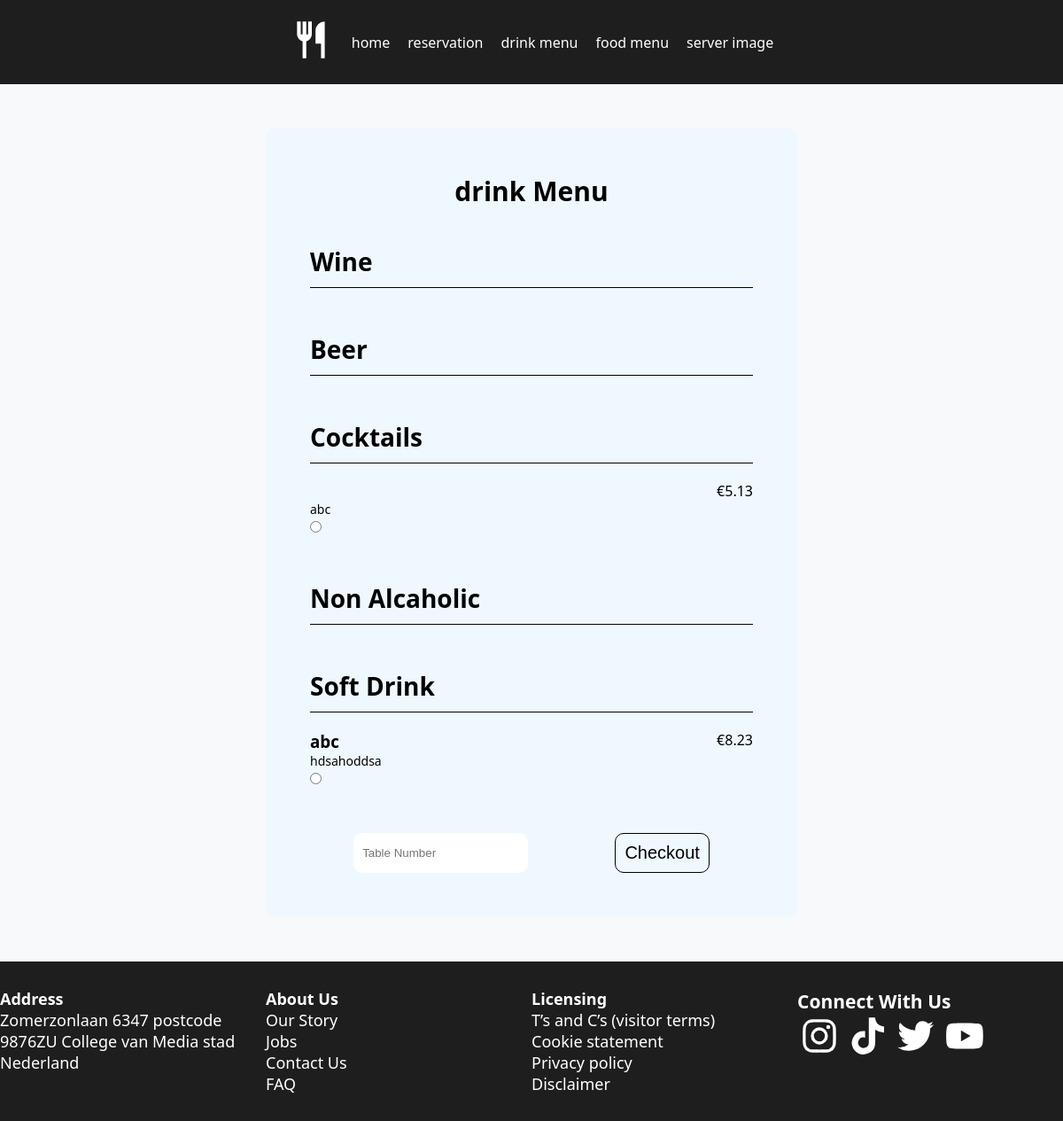
/drinkMenu.php, run on the app's committed database.
### tables this page shows
CREATE TABLE `drinks` (
  `id` int(11) NOT NULL,
  `hot` tinyint(1) NOT NULL,
  `alcohol` tinyint(1) NOT NULL,
  `name` varchar(255) NOT NULL,
  `price` decimal(10,2) NOT NULL,
  `ingrediants` varchar(255) NOT NULL,
  `imagelink` varchar(255) DEFAULT NULL,
  `drinktype_id` int(10) UNSIGNED NOT NULL
);

CREATE TABLE `websiteText` (
  `id` int(11) NOT NULL,
  `pageName` varchar(100) NOT NULL,
  `heroText` varchar(500) NOT NULL,
  `textName` varchar(500) NOT NULL,
  `address` varchar(255) NOT NULL
);

### public/server/functions.php (called while the page is built, shortened)
<?php
function executeQueryWithAutoParams($conn, $injectableSql)
{
    preg_match_all('/\$(\w+)/', $injectableSql, $VariableNames);
    $variableNames = $VariableNames[1];
    $sql = preg_replace('/\$\w+/', "?", $injectableSql);
    $variableValues = [];
    foreach ($variableNames as $varname) {
        $variableValues[] = $GLOBALS[$varname];
    }
    $stmt = $conn->prepare($sql);
    $types = str_repeat("s", count($variableValues));
    $stmt->bind_param($types, ...$variableValues);
    $stmt->execute();
    if (preg_match('/^\s*SELECT/i', $injectableSql)) {
        $result = $stmt->get_result()->fetch_all(MYSQLI_ASSOC);
        return $result;
    }
    $affectedRows = $stmt->affected_rows;
    return $affectedRows > 0;
}

### public/drinkMenu.php (the view, shortened to what this page needs)
<?php
require_once('server/functions.php');
$conn = database_connect();
?>
<!DOCTYPE html>
<html lang="en">
<head>
    <link rel="stylesheet" href="css/global.css">
    <link rel="stylesheet" href="css/header.css">
    <link rel="stylesheet" href="css/footer.css">
</head>
<body>
    <?php include_once('components/header.php') ?>
    <main style="display:flex; flex-direction:column; padding:5rem 0; align-items:center; background-color:#f8f9fa"">
        <section style="display: flex; justify-content:center; flex-direction:column; align-items:center; gap:2rem; width:60rem; background-color:aliceblue; padding:5rem; border-radius:1rem;">
            <h1 style="align-self: center; font-size:3rem;">drink Menu</h1>
            <form action="" method="POST" style="width: 100%;">
                <ol>
                    <?php
                    $drink_types = $conn->query('SELECT * FROM drinktype')->fetch_all();
                    ?>
                    <?php foreach ($drink_types as [$id, $name]): ?>
                        <li style="margin-bottom: 5rem; margin-top:2rem; width:100%;">
                            <h2 style="margin-bottom: 1rem; font-size:2.8rem;"><?php echo $name ?></h2>
                            <hr style="height:0.1rem; background-color:black; margin-bottom:2rem;">
                            <ul>
                                <?php
                                $sql = 'SELECT * FROM drinks WHERE drinktype_id = $id';
                                $result = executeQueryWithAutoParams($conn, $sql);
                                ?>
                                <?php foreach ($result as $drink): ?>
                                    <li>
                                        <div style="display: flex; justify-content:space-between;">
                                            <h3 style="font-weight:600;"><?php echo $drink['name'] ?></h3>
                                            <span>€<?php echo $drink['price'] ?></span>
                                        </div>
                                        <div style="display:flex; justify-content:space-between">
                                            <p style="max-width: 90%; font-size:1.4rem;"><?php echo $drink['ingrediants'] ?></p>
                                        </div>
                                        <input type="radio" name="drinkId" value="<?php echo $drink['id'] ?>" />
                                    </li>
                                <?php endforeach; ?>
                            </ul>
                        </li>
                    <?php endforeach; ?>
                </ol>
                <div style="display: flex; justify-content:space-around; width:100%;">
                    <input name="tableNumber" style="border-radius: 1rem; padding:1rem" type="number" placeholder="Table Number" required>
                    <button type="submit" style="font-size: 2rem; background-color:inherit; cursor:pointer; border:0.1rem solid black; border-radius:1rem; padding:1rem;">Checkout</button>
                </div>
            </form>
        </section>
    </main>
    <?php require_once("components/footer.php") ?>
</body>
</html>

### public/components/footer.php (shortened to what this page needs)
<?php
$conn = database_connect();
$websiteInfo = $conn->query('SELECT * FROM websiteText')->fetch_all();
?>
<footer class="footer">
    <div class="footer__container">
        <h4>Address</h4>
        <p>
            <?php echo $websiteInfo[0][4] ?>
        </p>
    </div>
    <div class="footer__container">
        <h4>About Us</h4>
        <ul>
            <li><a class="aTagFooter" href="test">Our Story</a></li>
            <li><a class="aTagFooter" href="test">Jobs</a></li>
            <li><a class="aTagFooter" href="test">Contact Us</a></li>
            <li><a class="aTagFooter" href="test">FAQ</a></li>
        </ul>
    </div>
    <div class="footer__container">
        <h4>Licensing</h4>
        <ul>
            <li><a class="aTagFooter" href="test">T’s and C’s (visitor terms)</a></li>
            <li><a class="aTagFooter" href="test">Cookie statement</a></li>
            <li><a class="aTagFooter" href="test">Privacy policy</a></li>
            <li><a class="aTagFooter" href="test">Disclaimer</a></li>
        </ul>
    </div>
    <div class="footer__container">
        <h3>Connect With Us</h3>
        <a class="aTagFooter" href="">
        </a>
        <a class="aTagFooter" href="">
        </a>
        <a class="aTagFooter" href="">
        </a>
        <a class="aTagFooter" href="">
        </a>
    </div>
</footer>

### public/css/global.css (style rules this page uses)
* { margin: 0; padding: 0; border: none; outline: none; box-sizing: border-box; word-wrap: break-word; list-style-type: none; text-decoration: none; }
ul { list-style: none; list-style-type: none; }
html { font-size: 62.5%; font-family: system-ui, sans-serif; scroll-behavior: smooth; }
body { font-size: 1.6rem; overflow-x: hidden; }
a { text-decoration: none; }

### public/css/footer.css (style rules this page uses)
.footer { display: flex; padding: 5rem var(--globalSidePadding); font-size: clamp(1.3rem, 1.5vw, 2rem); background-color: rgb(30, 30, 30); color: white; padding: 3rem 0; }
.footer__img { width: clamp(0.5rem, 8vw, 5rem); }
.footer__container { flex: auto; max-width: 25%; }
.aTagFooter { color: rgb(255, 255, 255); }

### data on the page
drinks: price "5.13", ingrediants "abc"
drinks: name "abc", price "8.23", ingrediants "hdsahoddsa"
websitetext: address "Zomerzonlaan 6347 postcode 9876ZU College van Media stad Nederland"

### other printed values
$name "Wine"
$name "Beer"
$name "Cocktails"
$name "Non Alcaholic"
$name "Soft Drink"
